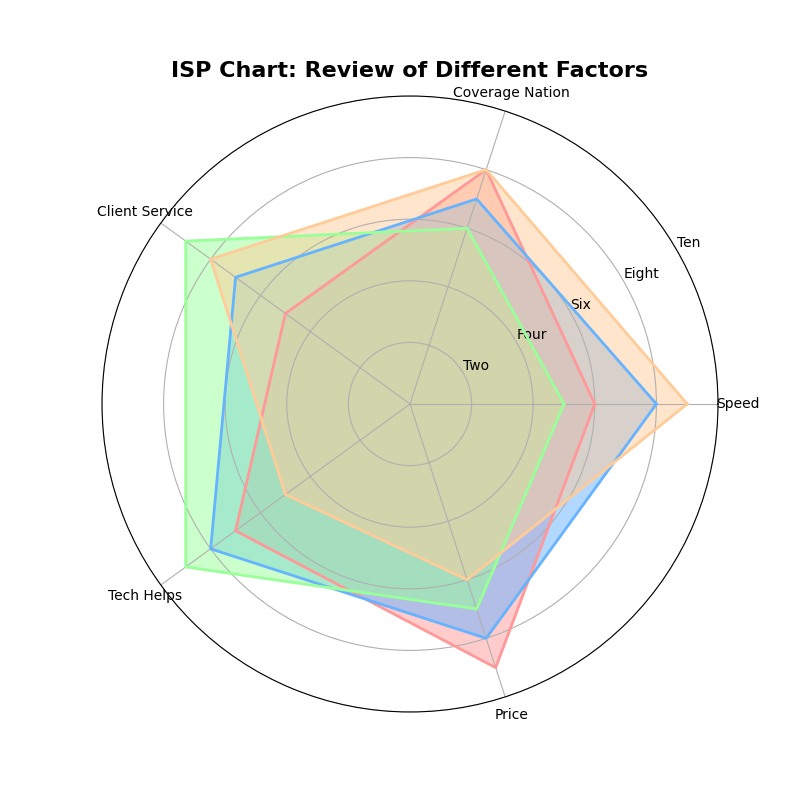

The script that drew this image:
import numpy as np
import matplotlib.pyplot as plt

# Randomly altered attribute names
attributes = ['Speed', 'Coverage Nation', 'Client Service', 'Tech Helps', 'Price']

# Unchanged data of four ISPs
isp_1 = [6, 8, 5, 7, 9]
isp_2 = [8, 7, 7, 8, 8]
isp_3 = [5, 6, 9, 9, 7]
isp_4 = [9, 8, 8, 5, 6]

data = np.array([isp_1, isp_2, isp_3, isp_4])
num_vars = len(attributes)

# Preparation for polar plot
angles = np.linspace(0, 2 * np.pi, num_vars, endpoint=False).tolist()
data = np.concatenate((data, data[:, [0]]), axis=1)
angles += angles[:1]

fig, ax = plt.subplots(figsize=(8, 8), subplot_kw=dict(polar=True))

colors = ['#ff9999', '#66b3ff', '#99ff99', '#ffcc99']

# Plot each ISP's data
for i, isp_data in enumerate(data):
    ax.fill(angles, isp_data, color=colors[i], alpha=0.5)
    ax.plot(angles, isp_data, color=colors[i], linewidth=2)

# Randomly altered group labels
plt.xticks(angles[:-1], attributes, color='black', size=10)

ax.set_rlabel_position(30)
plt.yticks([2, 4, 6, 8, 10], ["Two", "Four", "Six", "Eight", "Ten"], color='black', size=10)
plt.ylim(0, 10)

# Randomly altered title
plt.title("ISP Chart: Review of Different Factors", size=16, weight='bold', position=(0.5, 1.1), ha='center')

plt.show()
